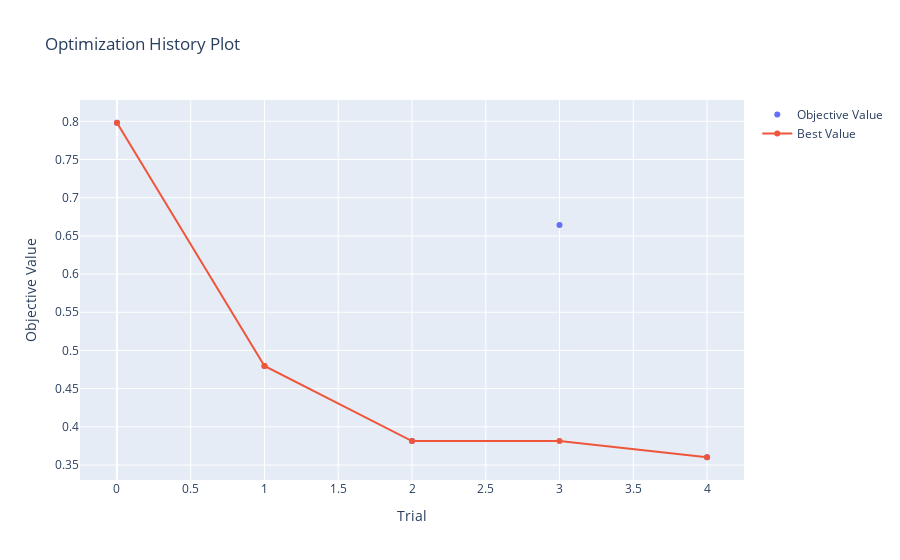

Notebook cell for this chart:
### Code cell
fig = optuna.visualization.plot_optimization_history(study)
graph_path = Path(f"../figures/{params.MODEL_TYPE}/{params.MODEL_NAME}/")
if not os.path.exists(graph_path):
    os.makedirs(graph_path)
graph_path = f"../figures/{params.MODEL_TYPE}/{params.MODEL_NAME}/plot_optimization_history_graph"
fig.write_image(Path(f"{graph_path}.png"))
fig.show()

### Figure 1 — Plotly figure (JSON) as saved in the notebook; plotly's stock layout.template omitted (floating-point values rounded to 4 significant figures)
{"data": [{"mode": "markers", "name": "Objective Value", "type": "scatter", "x": [0, 1, 2, 3, 4], "y": [0.7981, 0.4797, 0.3814, 0.6641, 0.3602]}, {"name": "Best Value", "type": "scatter", "x": [0, 1, 2, 3, 4], "y": [0.7981, 0.4797, 0.3814, 0.3814, 0.3602]}], "layout": {"title": {"text": "Optimization History Plot"}, "xaxis": {"title": {"text": "Trial"}}, "yaxis": {"title": {"text": "Objective Value"}}}}
